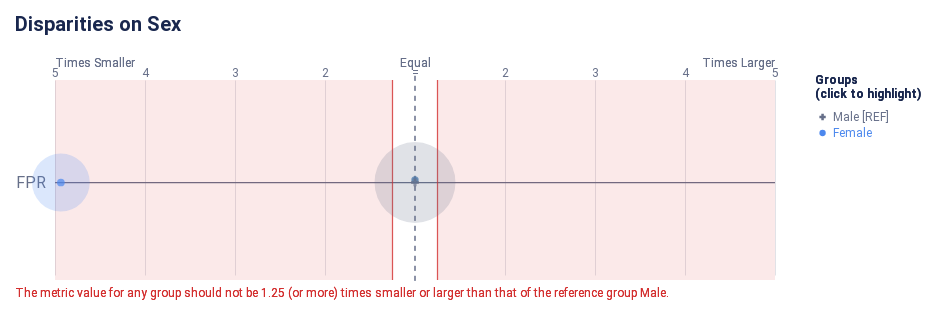

The code cell stored with this chart in its notebook:
### Code cell
audit.disparity_plot(fairness_metric, fairness_column)

### Figure 1 — Vega-Lite specification as saved in the notebook (floating-point values rounded to 4 significant figures)
{"config": {"view": {"continuousWidth": 300, "continuousHeight": 300, "strokeWidth": 0}, "axisLeft": {"labelColor": "rgb(102, 111, 137)", "labelFont": "Roboto, Arial, sans-serif", "labelFontSize": 16}, "title": {"anchor": "start", "color": "rgb(25, 39, 78)", "font": "Roboto, Arial, sans-serif", "fontSize": 20, "fontWeight": "bold", "offset": 20}}, "layer": [{"data": {"name": "data-14b1fc0728846d2282114d85b9121edf"}, "mark": {"type": "rule", "stroke": "rgb(102, 111, 137)", "strokeWidth": 1.25, "tooltip": null}, "encoding": {"x": {"field": "x", "scale": {"domain": [-4, 4], "range": [40.0, 760.0]}, "type": "quantitative"}, "x2": {"field": "x2"}, "y": {"axis": {"domain": false, "labelAngle": 0, "labelPadding": -30, "orient": "left", "ticks": false, "title": null}, "field": "metric", "scale": {"domain": ["FPR"], "range": [30, 225.0]}, "type": "nominal"}}}, {"data": {"name": "data-79dd248bdaa0ea02c535240e8ad022c8"}, "mark": {"type": "rule", "stroke": "rgb(102, 111, 137)", "strokeDash": [5, 5], "strokeWidth": 1}, "encoding": {"tooltip": {"value": "Male [REF]"}, "x": {"value": 400.0}, "y": {"value": 20.83}, "y2": {"value": 229.2}}}, {"data": {"name": "data-91715fc5993a5f84065017610b00531e"}, "mark": {"type": "text", "align": "center", "color": "rgb(102, 111, 137)", "font": "Roboto, Arial, sans-serif", "fontSize": 12, "fontWeight": "normal", "tooltip": null}, "encoding": {"text": {"field": "label", "type": "nominal"}, "x": {"field": "value", "scale": {"domain": [-4, 4], "range": [40.0, 760.0]}, "type": "quantitative"}, "y": {"value": 17.5}}}, {"layer": [{"mark": {"type": "text", "align": "left", "fill": "rgb(102, 111, 137)", "font": "Roboto, Arial, sans-serif", "fontSize": 12, "fontWeight": "normal", "tooltip": null}, "encoding": {"text": {"value": "Times Smaller"}, "x": {"value": 40.0}, "y": {"value": 7.5}}}, {"mark": {"type": "text", "align": "right", "fill": "rgb(102, 111, 137)", "font": "Roboto, Arial, sans-serif", "fontSize": 12, "fontWeight": "normal", "tooltip": null}, "encoding": {"text": {"value": "Times Larger"}, "x": {"value": 760.0}, "y": {"value": 7.5}}}, {"mark": {"type": "text", "align": "center", "fill": "rgb(102, 111, 137)", "font": "Roboto, Arial, sans-serif", "fontSize": 12, "fontWeight": "normal", "tooltip": null}, "encoding": {"text": {"value": "Equal"}, "x": {"value": 400.0}, "y": {"value": 7.5}}}], "data": {"name": "data-79dd248bdaa0ea02c535240e8ad022c8"}}, {"layer": [{"mark": {"type": "rule", "opacity": 0.8, "stroke": "rgb(211, 47, 47)", "strokeWidth": 1.25, "tooltip": null}, "encoding": {"x": {"field": "min", "scale": {"domain": [-4, 4], "range": [40.0, 760.0]}, "type": "quantitative"}, "y": {"value": 25.0}, "y2": {"value": 225.0}}}, {"mark": {"type": "rule", "opacity": 0.8, "stroke": "rgb(211, 47, 47)", "strokeWidth": 1.25, "tooltip": null}, "encoding": {"x": {"field": "max", "scale": {"domain": [-4, 4], "range": [40.0, 760.0]}, "type": "quantitative"}, "y": {"value": 25.0}, "y2": {"value": 225.0}}}, {"layer": [{"mark": {"type": "rect", "fill": "rgb(211, 47, 47)", "opacity": 0.1, "tooltip": null}, "encoding": {"x": {"field": "min", "scale": {"domain": [-4, 4], "range": [40.0, 760.0]}, "type": "quantitative"}, "x2": {"field": "lower_end"}, "y": {"value": 25.0}, "y2": {"value": 225.0}}}, {"mark": {"type": "rect", "fill": "rgb(211, 47, 47)", "opacity": 0.1, "tooltip": null}, "encoding": {"x": {"field": "max", "scale": {"domain": [-4, 4], "range": [40.0, 760.0]}, "type": "quantitative"}, "x2": {"field": "upper_end"}, "y": {"value": 25.0}, "y2": {"value": 225.0}}}]}, {"layer": [{"mark": {"type": "text", "align": "left", "baseline": "top", "fill": "rgb(211, 47, 47)", "font": "Roboto, Arial, sans-serif", "fontSize": 12, "fontWeight": "normal", "tooltip": null}, "encoding": {"text": {"value": "The metric value for any group should not be 1.25 (or more) times smaller or larger than that of the reference group Male."}, "x": {"value": 0}, "y": {"value": 233.3}}}], "data": {"name": "data-79dd248bdaa0ea02c535240e8ad022c8"}}], "data": {"name": "data-9178346794b9080aea7fb0f1cee7308f"}}, {"layer": [{"data": {"name": "empty"}, "mark": {"type": "circle"}}, {"data": {"name": "data-58d0138e525a7bff83e59e9587bf50b3"}, "mark": {"type": "circle", "cursor": "pointer", "opacity": 0.2}, "encoding": {"color": {"condition": {"param": "param_1", "empty": true, "field": "attribute_value", "legend": null, "scale": {"domain": ["Male", "Female"], "range": ["rgb(102, 111, 137)", "rgb(76, 136, 238)", "rgb(254, 97, 0)", "rgb(220, 38, 127)", "rgb(255, 176, 0)", "rgb(150, 95, 230)"]}, "type": "nominal"}, "value": "rgb(225, 226, 231)"}, "size": {"field": "group_size", "legend": null, "scale": {"domain": [0, 7765.0], "range": [0, 7854.0]}, "type": "quantitative"}, "tooltip": [{"field": "attribute_value", "title": "Group", "type": "nominal"}, {"field": "tooltip_group_size", "title": "Group Size", "type": "nominal"}, {"field": "tooltip_disparity_explanation_fpr", "title": "Disparity", "type": "nominal"}, {"field": "fpr", "format": ".2f", "title": "FPR", "type": "quantitative"}], "x": {"axis": {"domain": false, "gridColor": "rgb(225, 226, 231)", "labels": false, "ticks": false, "title": null, "values": [1, 2, 3, 4, -4, -3, -2, -1]}, "field": "fpr_disparity_scaled", "scale": {"domain": [-4, 4], "range": [40.0, 760.0]}, "type": "quantitative"}, "y": {"axis": {"domain": false, "grid": false, "labels": false, "ticks": false, "title": null}, "field": "metric_variable", "scale": {"domain": ["FPR"], "range": [30, 225.0]}, "type": "nominal"}}, "name": "view_2", "transform": [{"calculate": "'FPR'", "as": "metric_variable"}]}, {"layer": [{"data": {"name": "empty"}, "mark": {"type": "point"}}, {"data": {"name": "data-58d0138e525a7bff83e59e9587bf50b3"}, "mark": {"type": "point", "cursor": "pointer", "filled": true, "size": 60}, "encoding": {"color": {"condition": {"param": "param_1", "empty": true, "field": "attribute_value", "legend": null, "scale": {"domain": ["Male", "Female"], "range": ["rgb(102, 111, 137)", "rgb(76, 136, 238)", "rgb(254, 97, 0)", "rgb(220, 38, 127)", "rgb(255, 176, 0)", "rgb(150, 95, 230)"]}, "type": "nominal"}, "value": "rgb(225, 226, 231)"}, "shape": {"field": "attribute_value", "legend": null, "scale": {"domain": ["Male", "Female"], "range": ["cross", "circle"]}, "type": "nominal"}, "tooltip": [{"field": "attribute_value", "title": "Group", "type": "nominal"}, {"field": "tooltip_group_size", "title": "Group Size", "type": "nominal"}, {"field": "tooltip_disparity_explanation_fpr", "title": "Disparity", "type": "nominal"}, {"field": "fpr", "format": ".2f", "title": "FPR", "type": "quantitative"}], "x": {"axis": {"domain": false, "gridColor": "rgb(225, 226, 231)", "labels": false, "ticks": false, "title": null, "values": [1, 2, 3, 4, -4, -3, -2, -1]}, "field": "fpr_disparity_scaled", "scale": {"domain": [-4, 4], "range": [40.0, 760.0]}, "type": "quantitative"}, "y": {"axis": {"domain": false, "grid": false, "labels": false, "ticks": false, "title": null}, "field": "metric_variable", "scale": {"domain": ["FPR"], "range": [30, 225.0]}, "type": "nominal"}}, "name": "view_1", "transform": [{"calculate": "'FPR'", "as": "metric_variable"}]}]}]}, {"layer": [{"mark": {"type": "point", "cursor": "pointer", "filled": true, "opacity": 1, "size": 40}, "encoding": {"color": {"condition": {"param": "param_1", "empty": true, "field": "attribute_value", "legend": null, "scale": {"domain": ["Male", "Female"], "range": ["rgb(102, 111, 137)", "rgb(76, 136, 238)", "rgb(254, 97, 0)", "rgb(220, 38, 127)", "rgb(255, 176, 0)", "rgb(150, 95, 230)"]}, "type": "nominal"}, "value": "rgb(225, 226, 231)"}, "shape": {"field": "attribute_value", "legend": null, "scale": {"domain": ["Male", "Female"], "range": ["cross", "circle"]}, "type": "nominal"}, "x": {"value": 807.6}, "y": {"axis": {"domain": false, "grid": false, "labels": false, "ticks": false, "title": null}, "field": "attribute_value", "scale": {"domain": ["Male", "Female"], "range": [54, 86]}, "type": "nominal"}}, "name": "view_3"}, {"mark": {"type": "text", "align": "left", "baseline": "middle", "cursor": "pointer", "font": "Roboto, Arial, sans-serif", "fontSize": 12, "fontWeight": "normal"}, "encoding": {"color": {"condition": {"param": "param_1", "empty": true, "field": "attribute_value", "legend": null, "scale": {"domain": ["Male", "Female"], "range": ["rgb(102, 111, 137)", "rgb(76, 136, 238)", "rgb(254, 97, 0)", "rgb(220, 38, 127)", "rgb(255, 176, 0)", "rgb(150, 95, 230)"]}, "type": "nominal"}, "value": "rgb(225, 226, 231)"}, "text": {"field": "label", "type": "nominal"}, "x": {"value": 818.1}, "y": {"axis": {"domain": false, "grid": false, "labels": false, "ticks": false, "title": null}, "field": "attribute_value", "scale": {"domain": ["Male", "Female"], "range": [54, 86]}, "type": "nominal"}}, "name": "view_4"}, {"data": {"name": "data-79dd248bdaa0ea02c535240e8ad022c8"}, "mark": {"type": "text", "align": "left", "baseline": "top", "color": "rgb(25, 39, 78)", "font": "Roboto, Arial, sans-serif", "fontSize": 12, "fontWeight": "bold"}, "encoding": {"text": {"value": "(click to highlight)"}, "x": {"value": 800}, "y": {"value": 34}}}, {"data": {"name": "data-79dd248bdaa0ea02c535240e8ad022c8"}, "mark": {"type": "text", "align": "left", "baseline": "top", "color": "rgb(25, 39, 78)", "font": "Roboto, Arial, sans-serif", "fontSize": 12, "fontWeight": "bold"}, "encoding": {"text": {"value": "Groups"}, "x": {"value": 800}, "y": {"value": 20}}}], "data": {"name": "data-d79b6fcf6fc2d8883b03661337595d04"}}], "height": 250, "padding": {"top": 15, "bottom": 7.0, "left": 15, "right": 15}, "params": [{"name": "param_3", "select": {"type": "point", "fields": ["attribute_value"]}, "views": ["view_2"]}, {"name": "param_2", "select": {"type": "point", "fields": ["attribute_value"]}, "views": ["view_1"]}, {"name": "param_1", "select": {"type": "point", "fields": ["attribute_value"]}, "views": ["view_3"]}, {"name": "param_4", "select": {"type": "point", "fields": ["attribute_value"]}, "views": ["view_4"]}], "resolve": {"scale": {"size": "independent", "y": "independent"}}, "title": "Disparities on Sex", "usermeta": {"embedOptions": {"scaleFactor": 5, "downloadFileName": "disparity_chart"}}, "width": 800, "$schema": "https://vega.github.io/schema/vega-lite/v5.16.3.json", "datasets": {"data-14b1fc0728846d2282114d85b9121edf": [{"metric": "FPR", "x": -4, "x2": 4}], "data-79dd248bdaa0ea02c535240e8ad022c8": [{"a": 1, "b": 0}, {"a": 1, "b": 0}], "data-91715fc5993a5f84065017610b00531e": [{"value": 1, "label": 2}, {"value": 2, "label": 3}, {"value": 3, "label": 4}, {"value": 4, "label": 5}, {"value": -4, "label": 5}, {"value": -3, "label": 4}, {"value": -2, "label": 3}, {"value": -1, "label": 2}, {"value": 0, "label": "="}], "data-9178346794b9080aea7fb0f1cee7308f": [{"min": -0.25, "max": 0.25, "lower_end": -4, "upper_end": 4}], "empty": [{}], "data-58d0138e525a7bff83e59e9587bf50b3": [{"attribute_name": "sex", "attribute_value": "Female", "group_size": 3298, "total_entities": 9769, "fpr": 0.01979, "fpr_disparity": 0.2026, "fpr_disparity_scaled": -3.935, "tooltip_group_size": "3,298 (33.76%)", "tooltip_disparity_explanation_fpr": "4.93 times smaller FPR than the reference group"}, {"attribute_name": "sex", "attribute_value": "Male", "group_size": 6471, "total_entities": 9769, "fpr": 0.09765, "fpr_disparity": 1.0, "fpr_disparity_scaled": 0.0, "tooltip_group_size": "6,471 (66.24%)", "tooltip_disparity_explanation_fpr": "Reference group"}], "data-d79b6fcf6fc2d8883b03661337595d04": [{"attribute_value": "Male", "label": "Male [REF]"}, {"attribute_value": "Female", "label": "Female"}]}}
